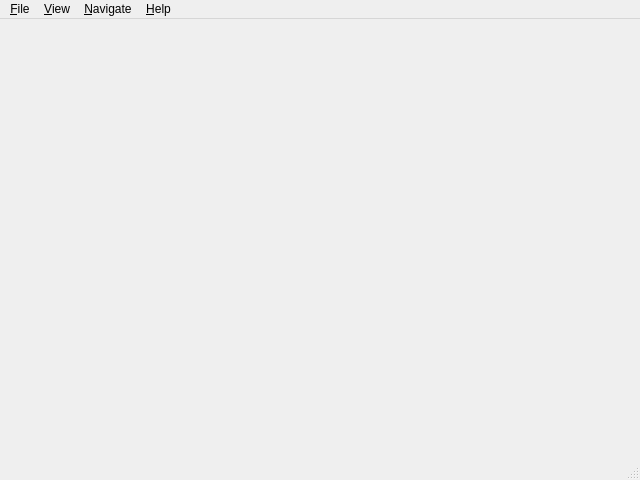
<?xml version="1.0" encoding="UTF-8"?>
<ui version="4.0">
 <class>MainWindow</class>
 <widget class="QMainWindow" name="MainWindow">
  <property name="geometry">
   <rect>
    <x>0</x>
    <y>0</y>
    <width>640</width>
    <height>480</height>
   </rect>
  </property>
  <property name="windowTitle">
   <string>Terrafirma</string>
  </property>
  <property name="windowIcon">
   <iconset resource="terrafirma.qrc">
    <normaloff>:/terrafirma.png</normaloff>:/terrafirma.png</iconset>
  </property>
  <widget class="GLMap" name="map">
   <property name="enabled">
    <bool>false</bool>
   </property>
   <property name="sizePolicy">
    <sizepolicy hsizetype="Expanding" vsizetype="Expanding">
     <horstretch>1</horstretch>
     <verstretch>1</verstretch>
    </sizepolicy>
   </property>
   <property name="mouseTracking">
    <bool>true</bool>
   </property>
   <property name="focusPolicy">
    <enum>Qt::StrongFocus</enum>
   </property>
  </widget>
  <widget class="QMenuBar" name="menuBar">
   <property name="geometry">
    <rect>
     <x>0</x>
     <y>0</y>
     <width>640</width>
     <height>25</height>
    </rect>
   </property>
   <widget class="QMenu" name="menuTerrafirma">
    <property name="title">
     <string>&amp;File</string>
    </property>
    <widget class="QMenu" name="menuOpen_World">
     <property name="title">
      <string>Open &amp;World</string>
     </property>
    </widget>
    <addaction name="menuOpen_World"/>
    <addaction name="action_Open"/>
    <addaction name="separator"/>
    <addaction name="action_Quit"/>
   </widget>
   <widget class="QMenu" name="menu_View">
    <property name="title">
     <string>&amp;View</string>
    </property>
    <widget class="QMenu" name="menuSelect_Player">
     <property name="title">
      <string>Select &amp;Player</string>
     </property>
    </widget>
    <addaction name="actionUse_Textures"/>
    <addaction name="actionShow_Houses"/>
    <addaction name="actionShow_Wires"/>
    <addaction name="separator"/>
    <addaction name="menuSelect_Player"/>
    <addaction name="actionFog_of_War"/>
    <addaction name="separator"/>
    <addaction name="actionHilight_Block"/>
    <addaction name="actionStop_Hilighting"/>
    <addaction name="separator"/>
    <addaction name="actionWorld_Information"/>
    <addaction name="actionWorld_Kill_Counts"/>
   </widget>
   <widget class="QMenu" name="menu_Navigate">
    <property name="title">
     <string>&amp;Navigate</string>
    </property>
    <widget class="QMenu" name="menuNPCs">
     <property name="title">
      <string>NPCs</string>
     </property>
    </widget>
    <addaction name="actionJump_to_Spawn"/>
    <addaction name="actionJump_to_Dungeon"/>
    <addaction name="menuNPCs"/>
    <addaction name="separator"/>
    <addaction name="actionFind_Chest"/>
   </widget>
   <widget class="QMenu" name="menu_Help">
    <property name="title">
     <string>&amp;Help</string>
    </property>
    <addaction name="actionAbout_Terrafirma"/>
    <addaction name="separator"/>
    <addaction name="actionSettings"/>
   </widget>
   <addaction name="menuTerrafirma"/>
   <addaction name="menu_View"/>
   <addaction name="menu_Navigate"/>
   <addaction name="menu_Help"/>
  </widget>
  <widget class="QStatusBar" name="statusBar"/>
  <action name="action_Open">
   <property name="text">
    <string>&amp;Open...</string>
   </property>
   <property name="shortcut">
    <string>Ctrl+O</string>
   </property>
   <property name="shortcutContext">
    <enum>Qt::ApplicationShortcut</enum>
   </property>
   <property name="menuRole">
    <enum>QAction::TextHeuristicRole</enum>
   </property>
  </action>
  <action name="actionRefresh">
   <property name="text">
    <string>Refresh</string>
   </property>
   <property name="shortcut">
    <string>F5</string>
   </property>
   <property name="shortcutContext">
    <enum>Qt::ApplicationShortcut</enum>
   </property>
  </action>
  <action name="action_Save_PNG">
   <property name="text">
    <string>&amp;Save PNG...</string>
   </property>
   <property name="shortcut">
    <string>Ctrl+S</string>
   </property>
   <property name="shortcutContext">
    <enum>Qt::ApplicationShortcut</enum>
   </property>
  </action>
  <action name="action_Quit">
   <property name="text">
    <string>&amp;Quit</string>
   </property>
   <property name="shortcut">
    <string>Ctrl+Q</string>
   </property>
   <property name="shortcutContext">
    <enum>Qt::ApplicationShortcut</enum>
   </property>
   <property name="menuRole">
    <enum>QAction::QuitRole</enum>
   </property>
  </action>
  <action name="actionUse_Textures">
   <property name="checkable">
    <bool>true</bool>
   </property>
   <property name="text">
    <string>Use Textures</string>
   </property>
   <property name="shortcut">
    <string>F1</string>
   </property>
   <property name="shortcutContext">
    <enum>Qt::ApplicationShortcut</enum>
   </property>
  </action>
  <action name="actionShow_Houses">
   <property name="checkable">
    <bool>true</bool>
   </property>
   <property name="text">
    <string>Show NPC Houses</string>
   </property>
  </action>
  <action name="actionShow_Wires">
   <property name="checkable">
    <bool>true</bool>
   </property>
   <property name="text">
    <string>Show Wires</string>
   </property>
  </action>
  <action name="actionFog_of_War">
   <property name="checkable">
    <bool>true</bool>
   </property>
   <property name="text">
    <string>Fog of War</string>
   </property>
   <property name="shortcut">
    <string>Ctrl+F</string>
   </property>
   <property name="shortcutContext">
    <enum>Qt::ApplicationShortcut</enum>
   </property>
  </action>
  <action name="actionNo_Lighting">
   <property name="checkable">
    <bool>true</bool>
   </property>
   <property name="checked">
    <bool>true</bool>
   </property>
   <property name="text">
    <string>No Lighting</string>
   </property>
  </action>
  <action name="actionLighting">
   <property name="checkable">
    <bool>true</bool>
   </property>
   <property name="text">
    <string>Lighting</string>
   </property>
  </action>
  <action name="actionColored_Lighting">
   <property name="checkable">
    <bool>true</bool>
   </property>
   <property name="text">
    <string>Colored Lighting</string>
   </property>
  </action>
  <action name="actionHilight_Block">
   <property name="text">
    <string>Hilight Block...</string>
   </property>
   <property name="shortcut">
    <string>F2</string>
   </property>
   <property name="shortcutContext">
    <enum>Qt::ApplicationShortcut</enum>
   </property>
  </action>
  <action name="actionStop_Hilighting">
   <property name="text">
    <string>Stop Hilighting</string>
   </property>
   <property name="shortcut">
    <string>F3</string>
   </property>
   <property name="shortcutContext">
    <enum>Qt::ApplicationShortcut</enum>
   </property>
  </action>
  <action name="actionWorld_Information">
   <property name="text">
    <string>World Information...</string>
   </property>
  </action>
  <action name="actionWorld_Kill_Counts">
   <property name="text">
    <string>World Kill Counts...</string>
   </property>
  </action>
  <action name="actionJump_to_Spawn">
   <property name="text">
    <string>Jump to Spawn</string>
   </property>
   <property name="shortcut">
    <string>F6</string>
   </property>
   <property name="shortcutContext">
    <enum>Qt::ApplicationShortcut</enum>
   </property>
  </action>
  <action name="actionJump_to_Dungeon">
   <property name="text">
    <string>Jump to Dungeon</string>
   </property>
  </action>
  <action name="actionFind_Chest">
   <property name="text">
    <string>Find Chest...</string>
   </property>
  </action>
  <action name="actionAbout_Terrafirma">
   <property name="text">
    <string>About Terrafirma...</string>
   </property>
   <property name="menuRole">
    <enum>QAction::AboutRole</enum>
   </property>
  </action>
  <action name="actionSettings">
   <property name="text">
    <string>Settings...</string>
   </property>
  </action>
 </widget>
 <layoutdefault spacing="6" margin="11"/>
 <customwidgets>
  <customwidget>
   <class>GLMap</class>
   <extends>QWidget</extends>
   <header>glmap.h</header>
   <container>1</container>
   <slots>
    <signal>status(QString)</signal>
   </slots>
  </customwidget>
 </customwidgets>
 <resources>
  <include location="terrafirma.qrc"/>
 </resources>
 <connections>
  <connection>
   <sender>actionAbout_Terrafirma</sender>
   <signal>triggered()</signal>
   <receiver>MainWindow</receiver>
   <slot>showAbout()</slot>
   <hints>
    <hint type="sourcelabel">
     <x>-1</x>
     <y>-1</y>
    </hint>
    <hint type="destinationlabel">
     <x>199</x>
     <y>149</y>
    </hint>
   </hints>
  </connection>
  <connection>
   <sender>action_Open</sender>
   <signal>triggered()</signal>
   <receiver>MainWindow</receiver>
   <slot>openWorld()</slot>
   <hints>
    <hint type="sourcelabel">
     <x>-1</x>
     <y>-1</y>
    </hint>
    <hint type="destinationlabel">
     <x>199</x>
     <y>149</y>
    </hint>
   </hints>
  </connection>
  <connection>
   <sender>action_Quit</sender>
   <signal>triggered()</signal>
   <receiver>MainWindow</receiver>
   <slot>close()</slot>
   <hints>
    <hint type="sourcelabel">
     <x>-1</x>
     <y>-1</y>
    </hint>
    <hint type="destinationlabel">
     <x>199</x>
     <y>149</y>
    </hint>
   </hints>
  </connection>
  <connection>
   <sender>actionFog_of_War</sender>
   <signal>toggled(bool)</signal>
   <receiver>map</receiver>
   <slot>fogOfWar(bool)</slot>
   <hints>
    <hint type="sourcelabel">
     <x>-1</x>
     <y>-1</y>
    </hint>
    <hint type="destinationlabel">
     <x>199</x>
     <y>150</y>
    </hint>
   </hints>
  </connection>
  <connection>
   <sender>actionUse_Textures</sender>
   <signal>toggled(bool)</signal>
   <receiver>map</receiver>
   <slot>useTextures(bool)</slot>
   <hints>
    <hint type="sourcelabel">
     <x>-1</x>
     <y>-1</y>
    </hint>
    <hint type="destinationlabel">
     <x>199</x>
     <y>150</y>
    </hint>
   </hints>
  </connection>
  <connection>
   <sender>actionFind_Chest</sender>
   <signal>triggered()</signal>
   <receiver>MainWindow</receiver>
   <slot>findItem()</slot>
   <hints>
    <hint type="sourcelabel">
     <x>-1</x>
     <y>-1</y>
    </hint>
    <hint type="destinationlabel">
     <x>199</x>
     <y>149</y>
    </hint>
   </hints>
  </connection>
  <connection>
   <sender>actionHilight_Block</sender>
   <signal>triggered()</signal>
   <receiver>MainWindow</receiver>
   <slot>hiliteBlock()</slot>
   <hints>
    <hint type="sourcelabel">
     <x>-1</x>
     <y>-1</y>
    </hint>
    <hint type="destinationlabel">
     <x>199</x>
     <y>149</y>
    </hint>
   </hints>
  </connection>
  <connection>
   <sender>actionJump_to_Dungeon</sender>
   <signal>triggered()</signal>
   <receiver>map</receiver>
   <slot>jumpToDungeon()</slot>
   <hints>
    <hint type="sourcelabel">
     <x>-1</x>
     <y>-1</y>
    </hint>
    <hint type="destinationlabel">
     <x>199</x>
     <y>150</y>
    </hint>
   </hints>
  </connection>
  <connection>
   <sender>actionJump_to_Spawn</sender>
   <signal>triggered()</signal>
   <receiver>map</receiver>
   <slot>jumpToSpawn()</slot>
   <hints>
    <hint type="sourcelabel">
     <x>-1</x>
     <y>-1</y>
    </hint>
    <hint type="destinationlabel">
     <x>199</x>
     <y>150</y>
    </hint>
   </hints>
  </connection>
  <connection>
   <sender>actionShow_Houses</sender>
   <signal>toggled(bool)</signal>
   <receiver>map</receiver>
   <slot>showHouses(bool)</slot>
   <hints>
    <hint type="sourcelabel">
     <x>-1</x>
     <y>-1</y>
    </hint>
    <hint type="destinationlabel">
     <x>199</x>
     <y>150</y>
    </hint>
   </hints>
  </connection>
  <connection>
   <sender>actionShow_Wires</sender>
   <signal>toggled(bool)</signal>
   <receiver>map</receiver>
   <slot>showWires(bool)</slot>
   <hints>
    <hint type="sourcelabel">
     <x>-1</x>
     <y>-1</y>
    </hint>
    <hint type="destinationlabel">
     <x>199</x>
     <y>150</y>
    </hint>
   </hints>
  </connection>
  <connection>
   <sender>actionStop_Hilighting</sender>
   <signal>triggered()</signal>
   <receiver>map</receiver>
   <slot>stopHilighting()</slot>
   <hints>
    <hint type="sourcelabel">
     <x>-1</x>
     <y>-1</y>
    </hint>
    <hint type="destinationlabel">
     <x>199</x>
     <y>150</y>
    </hint>
   </hints>
  </connection>
  <connection>
   <sender>actionWorld_Information</sender>
   <signal>triggered()</signal>
   <receiver>MainWindow</receiver>
   <slot>worldInfo()</slot>
   <hints>
    <hint type="sourcelabel">
     <x>-1</x>
     <y>-1</y>
    </hint>
    <hint type="destinationlabel">
     <x>199</x>
     <y>149</y>
    </hint>
   </hints>
  </connection>
  <connection>
   <sender>actionWorld_Kill_Counts</sender>
   <signal>triggered()</signal>
   <receiver>MainWindow</receiver>
   <slot>worldKills()</slot>
   <hints>
    <hint type="sourcelabel">
     <x>-1</x>
     <y>-1</y>
    </hint>
    <hint type="destinationlabel">
     <x>199</x>
     <y>149</y>
    </hint>
   </hints>
  </connection>
  <connection>
   <sender>map</sender>
   <signal>loaded(bool)</signal>
   <receiver>actionFind_Chest</receiver>
   <slot>setEnabled(bool)</slot>
   <hints>
    <hint type="sourcelabel">
     <x>199</x>
     <y>150</y>
    </hint>
    <hint type="destinationlabel">
     <x>-1</x>
     <y>-1</y>
    </hint>
   </hints>
  </connection>
  <connection>
   <sender>map</sender>
   <signal>loaded(bool)</signal>
   <receiver>actionHilight_Block</receiver>
   <slot>setEnabled(bool)</slot>
   <hints>
    <hint type="sourcelabel">
     <x>199</x>
     <y>150</y>
    </hint>
    <hint type="destinationlabel">
     <x>-1</x>
     <y>-1</y>
    </hint>
   </hints>
  </connection>
  <connection>
   <sender>map</sender>
   <signal>loaded(bool)</signal>
   <receiver>actionJump_to_Dungeon</receiver>
   <slot>setEnabled(bool)</slot>
   <hints>
    <hint type="sourcelabel">
     <x>199</x>
     <y>150</y>
    </hint>
    <hint type="destinationlabel">
     <x>-1</x>
     <y>-1</y>
    </hint>
   </hints>
  </connection>
  <connection>
   <sender>map</sender>
   <signal>loaded(bool)</signal>
   <receiver>actionJump_to_Spawn</receiver>
   <slot>setEnabled(bool)</slot>
   <hints>
    <hint type="sourcelabel">
     <x>199</x>
     <y>150</y>
    </hint>
    <hint type="destinationlabel">
     <x>-1</x>
     <y>-1</y>
    </hint>
   </hints>
  </connection>
  <connection>
   <sender>map</sender>
   <signal>loaded(bool)</signal>
   <receiver>actionRefresh</receiver>
   <slot>setEnabled(bool)</slot>
   <hints>
    <hint type="sourcelabel">
     <x>199</x>
     <y>150</y>
    </hint>
    <hint type="destinationlabel">
     <x>-1</x>
     <y>-1</y>
    </hint>
   </hints>
  </connection>
  <connection>
   <sender>map</sender>
   <signal>loaded(bool)</signal>
   <receiver>actionWorld_Information</receiver>
   <slot>setEnabled(bool)</slot>
   <hints>
    <hint type="sourcelabel">
     <x>199</x>
     <y>150</y>
    </hint>
    <hint type="destinationlabel">
     <x>-1</x>
     <y>-1</y>
    </hint>
   </hints>
  </connection>
  <connection>
   <sender>map</sender>
   <signal>loaded(bool)</signal>
   <receiver>actionWorld_Kill_Counts</receiver>
   <slot>setEnabled(bool)</slot>
   <hints>
    <hint type="sourcelabel">
     <x>199</x>
     <y>150</y>
    </hint>
    <hint type="destinationlabel">
     <x>-1</x>
     <y>-1</y>
    </hint>
   </hints>
  </connection>
  <connection>
   <sender>map</sender>
   <signal>loaded(bool)</signal>
   <receiver>action_Save_PNG</receiver>
   <slot>setEnabled(bool)</slot>
   <hints>
    <hint type="sourcelabel">
     <x>199</x>
     <y>150</y>
    </hint>
    <hint type="destinationlabel">
     <x>-1</x>
     <y>-1</y>
    </hint>
   </hints>
  </connection>
  <connection>
   <sender>map</sender>
   <signal>hilighting(bool)</signal>
   <receiver>actionStop_Hilighting</receiver>
   <slot>setEnabled(bool)</slot>
   <hints>
    <hint type="sourcelabel">
     <x>199</x>
     <y>150</y>
    </hint>
    <hint type="destinationlabel">
     <x>-1</x>
     <y>-1</y>
    </hint>
   </hints>
  </connection>
  <connection>
   <sender>map</sender>
   <signal>texturesUsed(bool)</signal>
   <receiver>actionShow_Houses</receiver>
   <slot>setEnabled(bool)</slot>
   <hints>
    <hint type="sourcelabel">
     <x>199</x>
     <y>150</y>
    </hint>
    <hint type="destinationlabel">
     <x>-1</x>
     <y>-1</y>
    </hint>
   </hints>
  </connection>
  <connection>
   <sender>map</sender>
   <signal>texturesUsed(bool)</signal>
   <receiver>actionShow_Wires</receiver>
   <slot>setEnabled(bool)</slot>
   <hints>
    <hint type="sourcelabel">
     <x>199</x>
     <y>150</y>
    </hint>
    <hint type="destinationlabel">
     <x>-1</x>
     <y>-1</y>
    </hint>
   </hints>
  </connection>
  <connection>
   <sender>map</sender>
   <signal>texturesAvailable(bool)</signal>
   <receiver>actionUse_Textures</receiver>
   <slot>setEnabled(bool)</slot>
   <hints>
    <hint type="sourcelabel">
     <x>199</x>
     <y>150</y>
    </hint>
    <hint type="destinationlabel">
     <x>-1</x>
     <y>-1</y>
    </hint>
   </hints>
  </connection>
  <connection>
   <sender>map</sender>
   <signal>loaded(bool)</signal>
   <receiver>map</receiver>
   <slot>setEnabled(bool)</slot>
   <hints>
    <hint type="sourcelabel">
     <x>199</x>
     <y>150</y>
    </hint>
    <hint type="destinationlabel">
     <x>199</x>
     <y>150</y>
    </hint>
   </hints>
  </connection>
  <connection>
   <sender>actionSettings</sender>
   <signal>triggered()</signal>
   <receiver>MainWindow</receiver>
   <slot>showSettings()</slot>
   <hints>
    <hint type="sourcelabel">
     <x>-1</x>
     <y>-1</y>
    </hint>
    <hint type="destinationlabel">
     <x>199</x>
     <y>149</y>
    </hint>
   </hints>
  </connection>
 </connections>
 <slots>
  <slot>showAbout()</slot>
  <slot>openWorld()</slot>
  <slot>findItem()</slot>
  <slot>hiliteBlock()</slot>
  <slot>worldInfo()</slot>
  <slot>worldKills()</slot>
  <slot>save()</slot>
  <slot>showSettings()</slot>
 </slots>
</ui>
